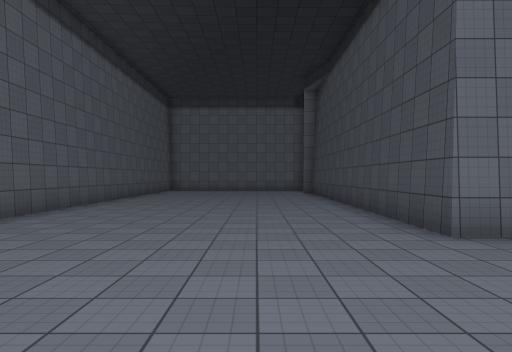
View 1 (above)

24 first-person views from a walk through a scene from a Unity 3-D project. The camera is 1.5 m above the floor, looks level and sees 70° across. The floor is counted in squares, 2 m on a side. Each view is taken from the middle of a square. On the plan, view 1 faces up. The plan holds only what a view shows up to about 11 squares ahead; the rest is blank. The player is left out. Surface patterns are stand-ins for the level's own textures.

View 2
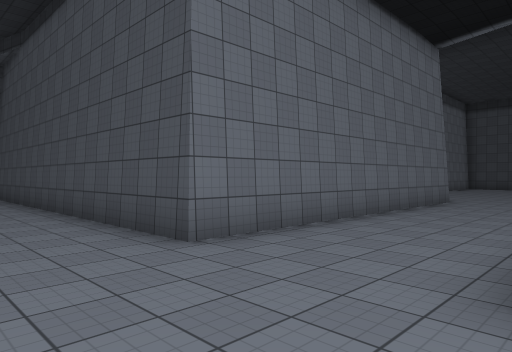

View 3
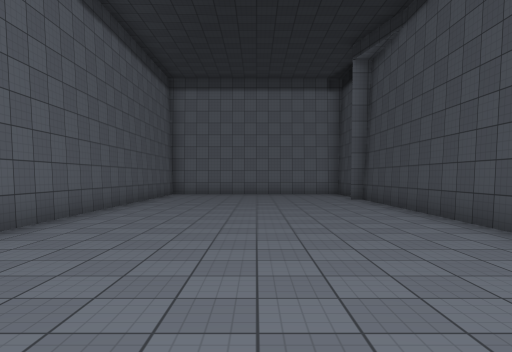

View 4
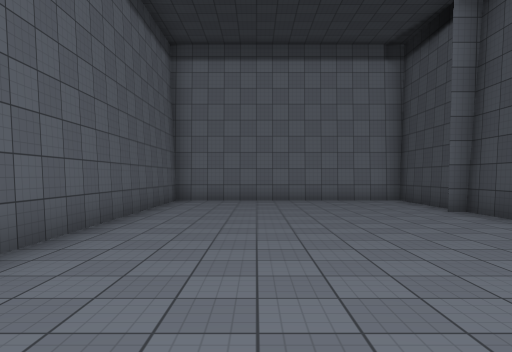

View 5
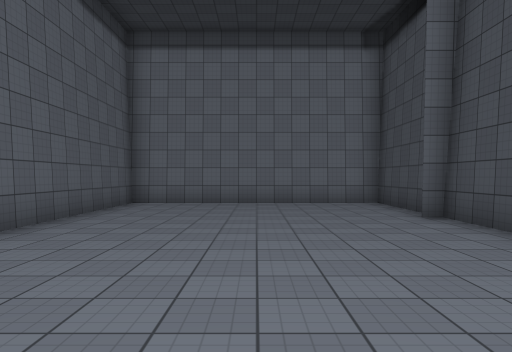

View 6
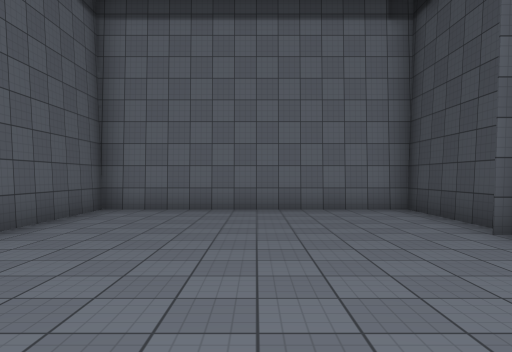

View 7
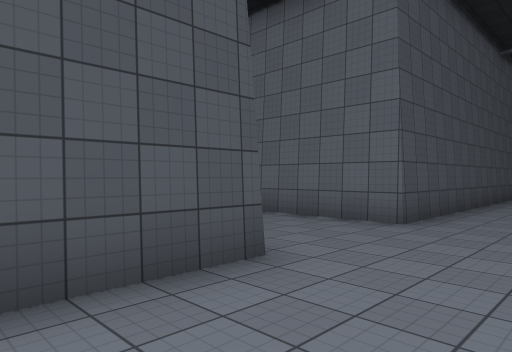

View 8
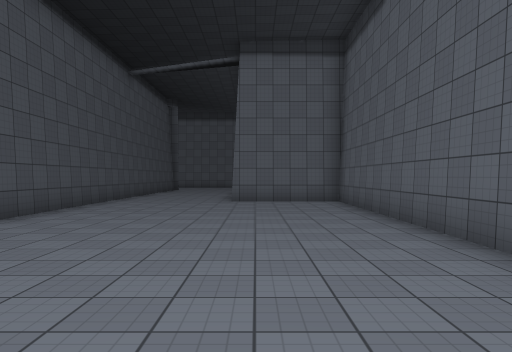

View 9
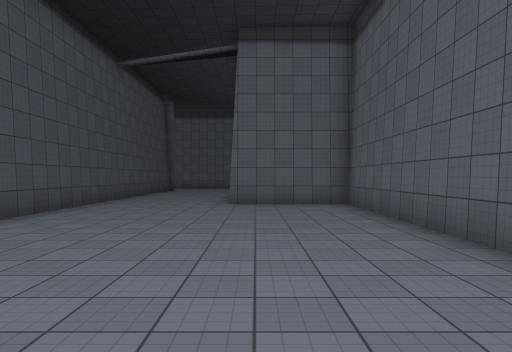

View 10
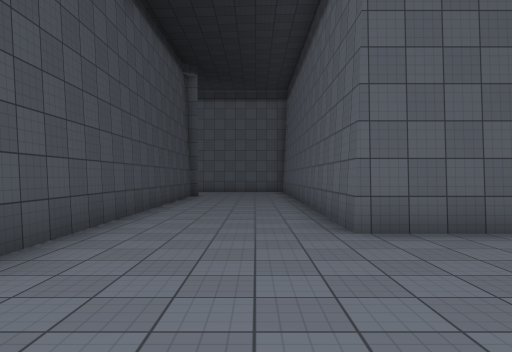

View 11
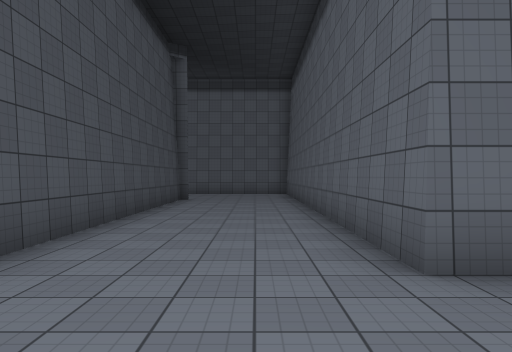

View 12
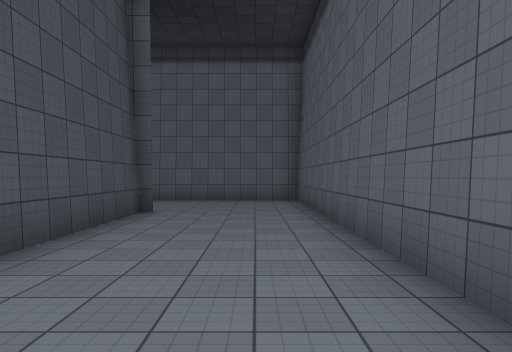

View 13
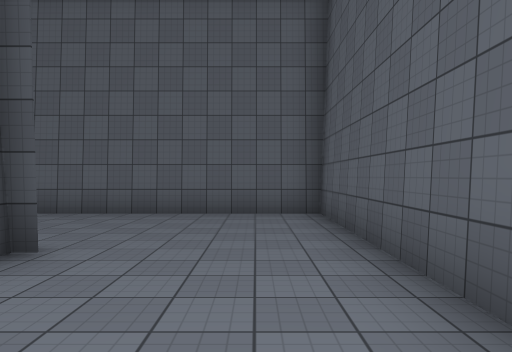

View 14
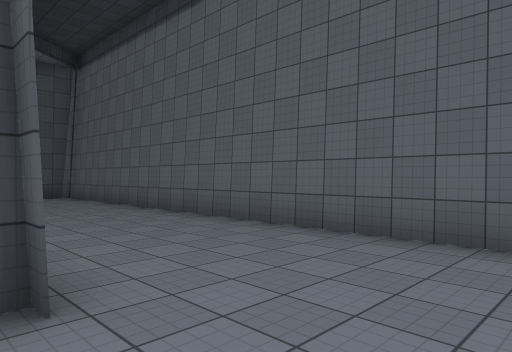

View 15
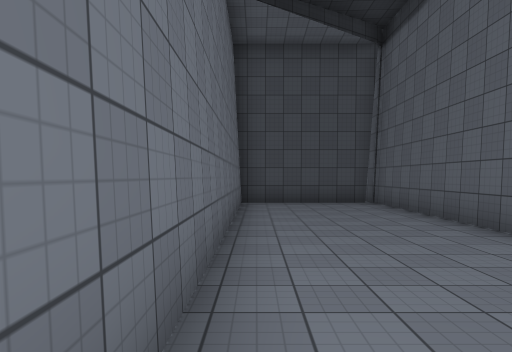

View 16
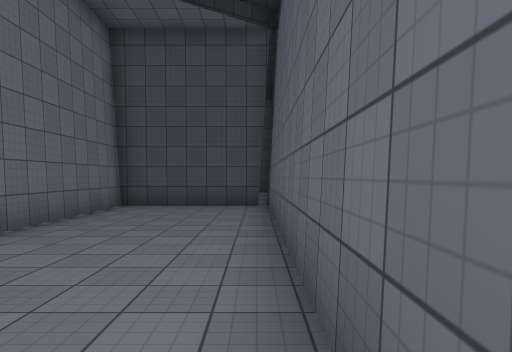

View 17
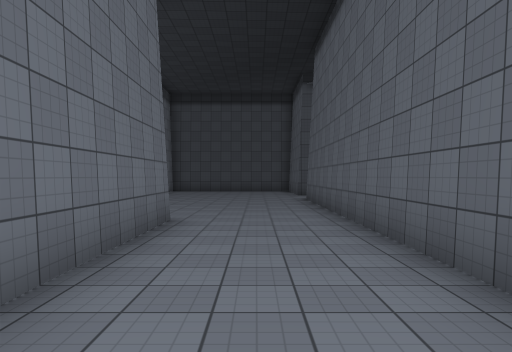

View 18
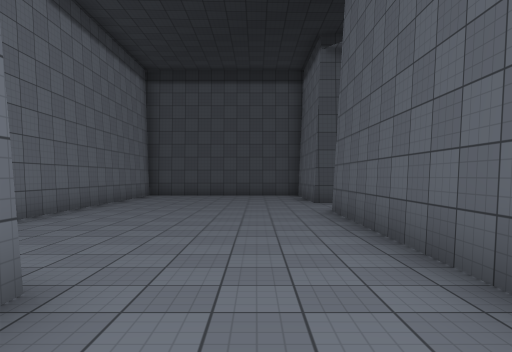

View 19
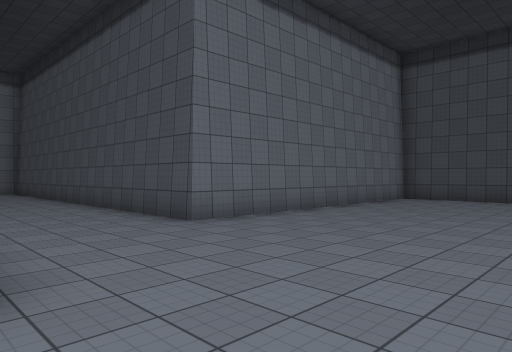

View 20
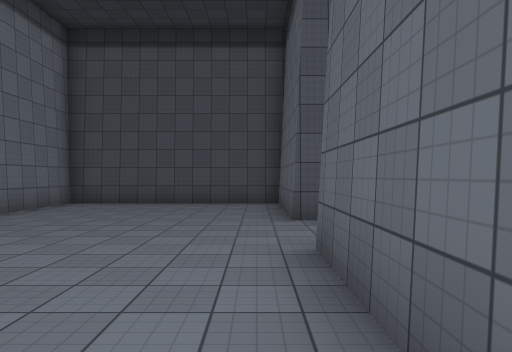

View 21
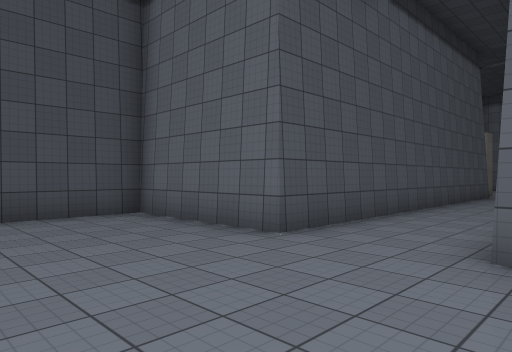

View 22
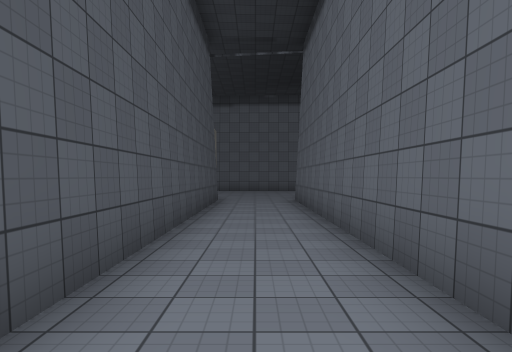

View 23
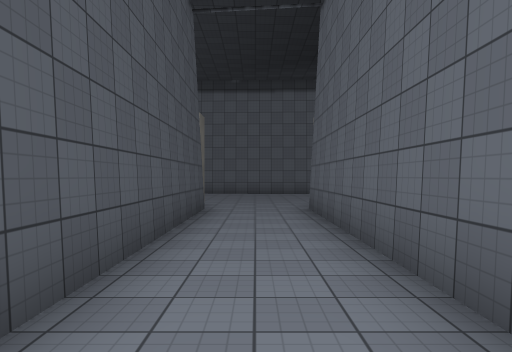

View 24
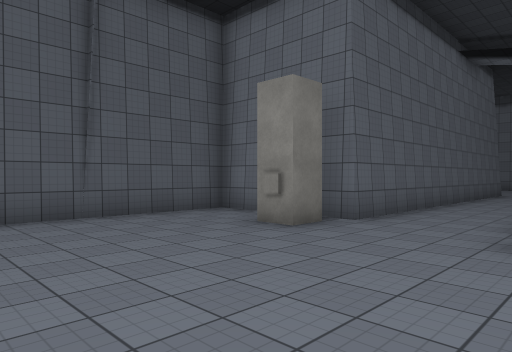

### Floor plan
Points are (right, up) in squares from view 1. A wall is a line through its corners. A room is listed if a view was taken in it or the views show most of it. See-through windows are left out.
Room 1 (views 1, 2, 3, 4, 5, 6, 7, 8, 9, 10, 11, 12, 13, 14, 15, 16, 17, 18, 19, 20, 21, 22, 23, 24)
walls: (7.2, 1.4) (16.9, 1.4); (11.4, 4.5) (2.4, 4.5) (2.4, 19.2) (-4.5, 19.2) (-4.5, 6.4); (16.8, 0.2) (16.8, -9.4) (16, -9.4); (-4.5, 3.5) (-4.5, -3.8) (-1.3, -3.8) (-1.3, -16.4) (14, -16.4); (14.5, -9.4) (13.2, -9.4) (13.2, -13.9); (2.5, 15.6) (2, 15.6); (16.5, -9.9) (16.5, -10.7) (15.6, -10.7); (2.4, -12.6) (2.4, 1.4) (5.6, 1.4); (19.2, -9.4) (19.2, 1.4) (23, 1.4) (23, 7.1) (14.6, 7.1) (14.6, 14); (13.2, -16.4) (13.2, -12.6) (3.5, -12.6)
objects: other object (16, -11)

Where each view was taken, in squares from view 1:
view 1: 0 up, 0 right, facing up
view 2: 1 up, 0 right, facing up-right
view 3: 4 up, 1 left, facing up
view 4: 8 up, 2 left, facing up
view 5: 9 up, 1 left, facing up
view 6: 11 up, 1 left, facing up
view 7: 7 up, 0 right, facing down-right
view 8: 7 up, 2 left, facing down
view 9: 6 up, 2 left, facing down
view 10: 1 up, 0 right, facing down
view 11: 1 down, 0 right, facing down
view 12: 5 down, 0 right, facing down
view 13: 9 down, 0 right, facing down
view 14: 12 down, 0 right, facing down-right
view 15: 13 down, 3 right, facing right
view 16: 16 down, 4 right, facing right
view 17: 3 up, 5 right, facing right
view 18: 3 up, 9 right, facing right
view 19: 2 up, 11 right, facing up-right
view 20: 2 up, 13 right, facing right
view 21: 5 up, 16 right, facing down-right
view 22: 2 up, 18 right, facing down
view 23: 1 down, 18 right, facing down
view 24: 15 down, 20 right, facing up-left
